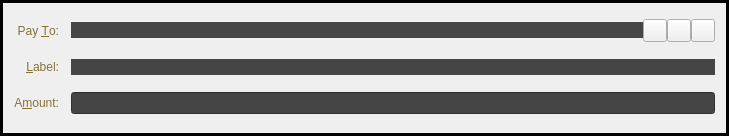
<?xml version="1.0" encoding="UTF-8"?>
<ui version="4.0">
 <class>SendCoinsEntry</class>
 <widget class="QFrame" name="SendCoinsEntry">
  <property name="geometry">
   <rect>
    <x>0</x>
    <y>0</y>
    <width>729</width>
    <height>136</height>
   </rect>
  </property>
  <property name="windowTitle">
   <string>Form</string>
  </property>
  <property name="styleSheet">
   <string notr="true">QFrame { color: rgb(133, 113, 56); }
background-color: rgba(255, 255, 255, 0);</string>
  </property>
  <property name="frameShape">
   <enum>QFrame::Box</enum>
  </property>
  <property name="frameShadow">
   <enum>QFrame::Plain</enum>
  </property>
  <property name="lineWidth">
   <number>3</number>
  </property>
  <layout class="QGridLayout" name="gridLayout">
   <property name="spacing">
    <number>12</number>
   </property>
   <item row="5" column="0">
    <widget class="QLabel" name="label">
     <property name="styleSheet">
      <string notr="true">color: rgb(133, 113, 56);</string>
     </property>
     <property name="text">
      <string>A&amp;mount:</string>
     </property>
     <property name="alignment">
      <set>Qt::AlignRight|Qt::AlignTrailing|Qt::AlignVCenter</set>
     </property>
     <property name="buddy">
      <cstring>payAmount</cstring>
     </property>
    </widget>
   </item>
   <item row="3" column="0">
    <widget class="QLabel" name="label_2">
     <property name="styleSheet">
      <string notr="true">color: rgb(133, 113, 56);</string>
     </property>
     <property name="text">
      <string>Pay &amp;To:</string>
     </property>
     <property name="alignment">
      <set>Qt::AlignRight|Qt::AlignTrailing|Qt::AlignVCenter</set>
     </property>
     <property name="buddy">
      <cstring>payTo</cstring>
     </property>
    </widget>
   </item>
   <item row="5" column="1">
    <widget class="BitcoinAmountField" name="payAmount">
     <property name="styleSheet">
      <string notr="true">color: rgb(245, 245, 245);
background-color: rgb(69, 69, 69);</string>
     </property>
    </widget>
   </item>
   <item row="4" column="1">
    <layout class="QHBoxLayout" name="horizontalLayout_2">
     <property name="spacing">
      <number>0</number>
     </property>
     <item>
      <widget class="QValidatedLineEdit" name="addAsLabel">
       <property name="enabled">
        <bool>true</bool>
       </property>
       <property name="toolTip">
        <string/>
       </property>
       <property name="statusTip">
        <string/>
       </property>
       <property name="whatsThis">
        <string/>
       </property>
       <property name="styleSheet">
        <string notr="true">color: rgb(245, 245, 245);
background-color: rgb(69, 69, 69);</string>
       </property>
       <property name="frame">
        <bool>false</bool>
       </property>
      </widget>
     </item>
    </layout>
   </item>
   <item row="4" column="0">
    <widget class="QLabel" name="label_4">
     <property name="styleSheet">
      <string notr="true">color: rgb(133, 113, 56);</string>
     </property>
     <property name="text">
      <string>&amp;Label:</string>
     </property>
     <property name="alignment">
      <set>Qt::AlignRight|Qt::AlignTrailing|Qt::AlignVCenter</set>
     </property>
     <property name="buddy">
      <cstring>addAsLabel</cstring>
     </property>
    </widget>
   </item>
   <item row="3" column="1">
    <layout class="QHBoxLayout" name="payToLayout">
     <property name="spacing">
      <number>0</number>
     </property>
     <item>
      <widget class="QValidatedLineEdit" name="payTo">
       <property name="styleSheet">
        <string notr="true">color: rgb(245, 245, 245);
background-color: rgb(69, 69, 69);</string>
       </property>
       <property name="maxLength">
        <number>34</number>
       </property>
       <property name="frame">
        <bool>false</bool>
       </property>
      </widget>
     </item>
     <item>
      <widget class="QToolButton" name="addressBookButton">
       <property name="toolTip">
        <string>Choose address from address book</string>
       </property>
       <property name="text">
        <string/>
       </property>
       <property name="icon">
        <iconset resource="../bitcoin.qrc">
         <normaloff>:/icons/address-book</normaloff>:/icons/address-book</iconset>
       </property>
       <property name="shortcut">
        <string>Alt+A</string>
       </property>
      </widget>
     </item>
     <item>
      <widget class="QToolButton" name="pasteButton">
       <property name="toolTip">
        <string>Paste address from clipboard</string>
       </property>
       <property name="text">
        <string/>
       </property>
       <property name="icon">
        <iconset resource="../bitcoin.qrc">
         <normaloff>:/icons/editpaste</normaloff>:/icons/editpaste</iconset>
       </property>
       <property name="shortcut">
        <string>Alt+P</string>
       </property>
      </widget>
     </item>
     <item>
      <widget class="QToolButton" name="deleteButton">
       <property name="toolTip">
        <string>Remove this recipient</string>
       </property>
       <property name="text">
        <string/>
       </property>
       <property name="icon">
        <iconset resource="../bitcoin.qrc">
         <normaloff>:/icons/remove</normaloff>:/icons/remove</iconset>
       </property>
      </widget>
     </item>
    </layout>
   </item>
  </layout>
 </widget>
 <customwidgets>
  <customwidget>
   <class>QValidatedLineEdit</class>
   <extends>QLineEdit</extends>
   <header>qvalidatedlineedit.h</header>
  </customwidget>
  <customwidget>
   <class>BitcoinAmountField</class>
   <extends>QLineEdit</extends>
   <header>bitcoinamountfield.h</header>
   <container>1</container>
  </customwidget>
 </customwidgets>
 <resources>
  <include location="../bitcoin.qrc"/>
 </resources>
 <connections/>
</ui>
